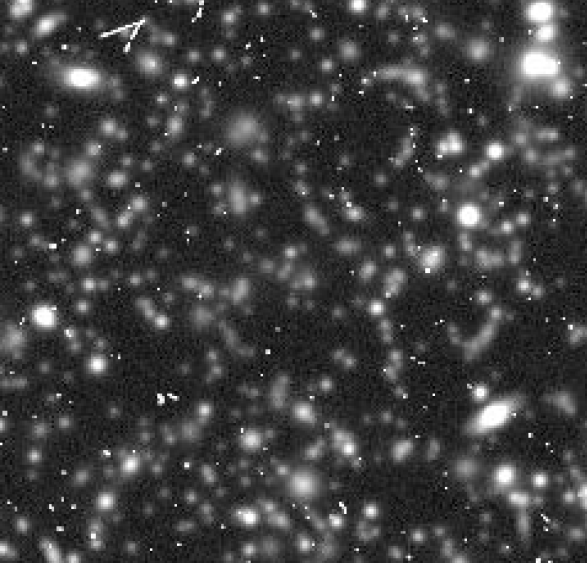
#> input picture data_set/img_with_cosmic/sample.png, 587 x 563 px
$ python test.py   (older library calls are emulated)
#> lines starting #> are read from the running program, lines starting #| are printed output that depends on the picture
import cv2
import numpy as np
# ----- step 1 -----
# 將有宇宙射線的圖片轉為負片
# ----- step 2 -----
# 拉普拉斯邊緣檢測負片
# ----- step 3 -----
# 濾鏡處理拉普拉斯檢測的負片

# TODO: 優化整個程式流程 變成只要執行一次就好 且過程不存圖(創新檔案)
# 新想法是，每次跑完流程，就調低檢測宇宙射線的判斷閥值，再跑一次流程
# 有機會可以去除乾淨
def SaveImg(image_name, img):
    cv2.imwrite(image_name, img)


def NegativeFilm(row, col):
    nagativeImg = np.zeros(shape=(row, col, 1), dtype=np.uint8)
    for r in range(row):
        for c in range(col):
            nagativeImg[r, c] = 255 - img[r, c]

    return nagativeImg


def MarkComsic(img, row, col):
    '''
    想避免雜訊的話，目前想法是如果周遭有2或3個鄰居的色差小於一定值或周遭的值直接黑掉，就當宇宙射線。 \n
    如果下方的點也有一些特徵 或許可以在markedMap做不同的標記。
    '''
    center_value = img[row, col]
    same_color_point_count = 0
    diff_color_point_count = 0
    # 如果中心點是夠白的
    if center_value > 230:
        # 判定周遭有多少顏色類似的點, 且是否有落差極大的點
        for i in range(-1, 2):
            for j in range(-1, 2):
                # 正中間的點不計算
                if i == 0 and j == 0:
                    continue
                if img[row+i, col+j] > center_value-5 or img[row+i, col+j] < center_value + 5:
                    same_color_point_count += 1
                elif img[row+i, col+j] < center_value/2:
                    diff_color_point_count += 1
        # 是宇宙射線
        if same_color_point_count > 2 or diff_color_point_count > 3:
            return 1
    # 不是宇宙射線
    return 0


def blurred(img, row, col):
    '''
    把指定像素模糊化
    '''
    # kernel = np.array([[2, 2, 2],
    #                    [2, 0, 1],
    #                    [1, 1, 1]])
    kernel = np.array([[0, 2, 0],
                       [2, 0, 2],
                       [0, 2, 0]])
    value = np.array([[img[row-1, col-1], img[row-1, col], img[row-1, col+1]],
                      [img[row, col-1], img[row, col], img[row, col+1]],
                      [img[row+1, col-1], img[row+1, col], img[row+1, col+1]]])
    return np.sum(np.floor(kernel/np.sum(kernel) * value))


STEP = 1
# 手動更改路徑
input_path = "./data_set/img_with_cosmic/"
output_path = "./data_set/img_with_cosmic/"
filename = "sample.png"

if __name__ == '__main__':
    # input灰階圖片
    img = cv2.imread(input_path+filename, 0)
#> img is the input picture: shape (563, 587); min 0, max 255, mean 63
    # 得到圖片大小
    img_rows = img.shape[0]
#> img_rows = 563
    img_cols = img.shape[1]
#> img_cols = 587
    # 標記宇宙射線位置
    markedImgMap = np.zeros(shape=(img_rows, img_cols, 1), dtype=np.uint8)

    # step 1 存負片
    if STEP == 1:
        SaveImg(output_path+filename, NegativeFilm(img_rows, img_cols))
#> after the loop in NegativeFilm, `for r in range(row):`:
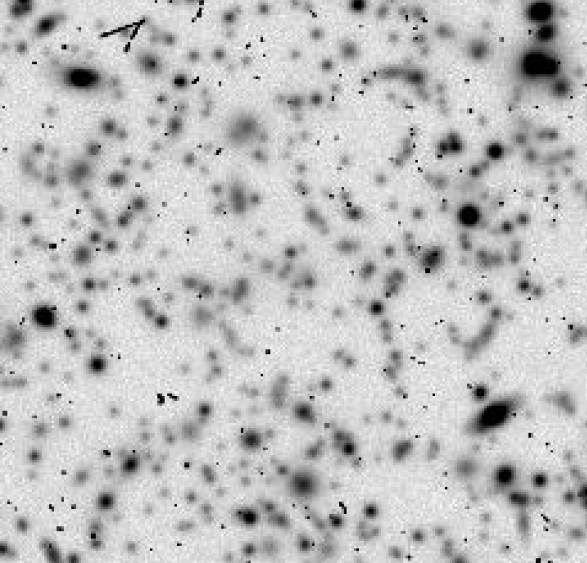
#> nagativeImg: shape (563, 587, 1); min 0, max 255, mean 192

    # step 2 拉普拉斯邊緣檢測
    elif STEP == 2:
        la_img = cv2.Laplacian(img, cv2.CV_16S, ksize=3)
        la_img = cv2.convertScaleAbs(la_img)
        SaveImg(output_path+filename, la_img)

    # step 3 濾鏡處理拉普拉斯檢測的負片
    # 開3x3檢測鏡
    # 判斷中間的灰階值是否幾乎等於白色，且與周遭的值差距很大(like > 210 or something)
    # 是的話就標記他的座標
    elif STEP == 3:
        la_edge_img = cv2.imread("./data_set/img_edge/"+filename, 0)
        counter = 0
        for i in range(1, img_rows-1):
            for j in range(1, img_cols-1):
                markedImgMap[i, j] = MarkComsic(la_edge_img, i, j)
        # SaveImg("./data_set/img_output/"+filename, markedImgMap)
    # step 4 回到普通圖片，從上往下從左到右把那個區塊磨掉
        # cv2.filter2D(img, -1, kernel)
        origin_image = cv2.imread("./data_set/img_with_cosmic/"+"data1.png", 0)
        for i in range(1, img_rows-1):
            for j in range(1, img_cols-1):
                if markedImgMap[i, j] == 1:
                    origin_image[i, j] = blurred(origin_image, i, j)\
                        # ----- 成效不佳 -----
        # 用[[2,2,2],[2,0,0],[0,0,0]]的過濾器來處理得到blur1, 對marked2再處理一次得到blur2, blur1比較好
        #             # 之後再對2的部分做一是磨平
        #             if markedImgMap[i-1, j] != 1:
        #                 markedImgMap[i-1, j] = 2
        #             if markedImgMap[i, j-1] != 1:
        #                 markedImgMap[i, j-1] = 2
        #             if markedImgMap[i+1, j] != 1:
        #                 markedImgMap[i+1, j] = 2
        #             if markedImgMap[i, j+1] != 1:
        #                 markedImgMap[i, j+1] = 2

        # for i in range(1, img_rows-1):
        #     for j in range(1, img_cols-1):
        #         if markedImgMap[i, j] == 2:
        #             origin_image[i, j] = blurred(origin_image, i, j)
        # --------------------
        # 如果對blur1 當作原圖 再從step1跑一次流程，可以得到blur1_round2
        SaveImg("./data_set/img_output/"+"newImg.png", origin_image)

    # [10 lines of commented-out code are left out]

$ run again, with La.PNG copied over data_set/img_with_cosmic/sample.png
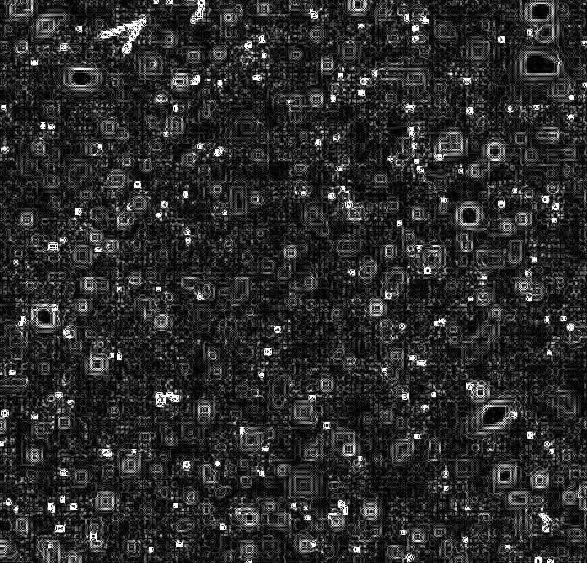
#> input picture La.PNG, 587 x 563 px
#> img is the input picture: shape (563, 587); min 0, max 255, mean 43
#> after the loop in NegativeFilm, `for r in range(row):`:
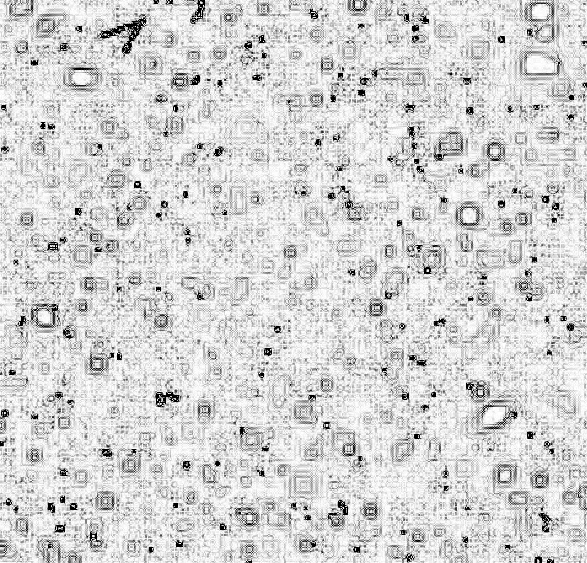
#> nagativeImg: shape (563, 587, 1); min 0, max 255, mean 212
